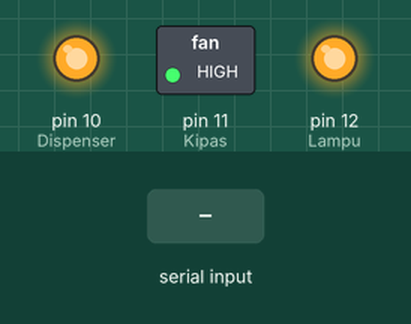
This sketch was run on a simulated Arduino Uno, built with avr-gcc and run on an emulated ATmega328P. Shown: switched loads named in the sketch (green lamp = pin HIGH), output pins drawn as LEDs (lit = HIGH). Inputs (shaded band) come from the test bench.

Above: at 1.2 s.
1.3 s: "1" received over Serial
At 3.2 s:
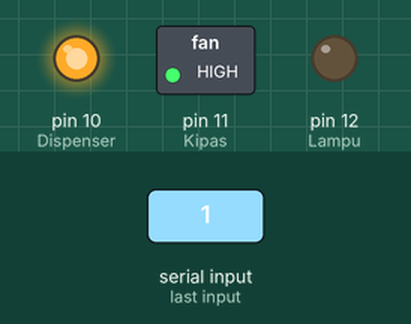
Timing chart, 0 to 4.7 s (numbered marks = the images above; inputs shaded):
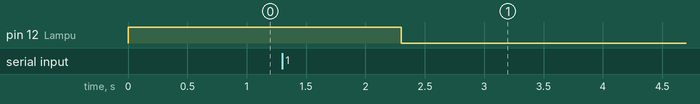

The sketch:

arduino-firmware-test.ino
```cpp
const int Lampu = 12;
const int Kipas = 11;
const int Dispenser = 10;

byte RXBuf[64];

void setup()
{
  Serial.begin(9600);

  pinMode (Lampu, OUTPUT);
  pinMode (Kipas, OUTPUT);
  pinMode (Dispenser, OUTPUT);

  digitalWrite (Lampu, HIGH);
  digitalWrite (Kipas, HIGH);
  digitalWrite (Dispenser, HIGH);
}

void loop()
{

  if (Serial.available())
  {
    int nBytes = Serial.readBytes(RXBuf,sizeof(RXBuf));
    if (nBytes==1)
      digitalWrite(Lampu, LOW);
    if (nBytes==2)
      digitalWrite(Lampu, HIGH);

      if (nBytes==3)
        digitalWrite (Kipas, LOW);
      if (nBytes==4)
        digitalWrite (Kipas, HIGH);

        if (nBytes==5)
          digitalWrite (Dispenser, LOW);
        if (nBytes==6)
          digitalWrite (Dispenser, HIGH);

          if (nBytes==7)
           {
            digitalWrite (Lampu, HIGH);
            digitalWrite (Kipas, HIGH);
            digitalWrite (Dispenser, HIGH);
           }
   }
}
```

Measured:
- after the input at 1.3 s, pin 12 (Lampu): HIGH → LOW after 1.0 s
